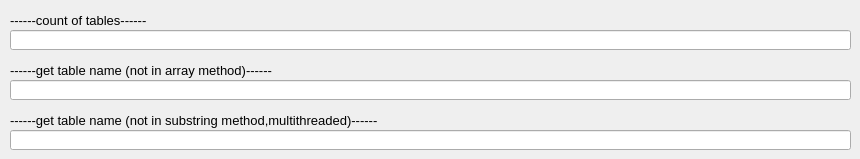
        <widget class="QWidget" name="tab_4">
         <attribute name="title">
          <string>tables</string>
         </attribute>
         <widget class="QLabel" name="label_10">
          <property name="geometry">
           <rect>
            <x>10</x>
            <y>60</y>
            <width>281</width>
            <height>20</height>
           </rect>
          </property>
          <property name="font">
           <font>
            <pointsize>10</pointsize>
           </font>
          </property>
          <property name="text">
           <string>------get table name (not in array method)------</string>
          </property>
         </widget>
         <widget class="QLineEdit" name="q_ms_get_tbl_name">
          <property name="geometry">
           <rect>
            <x>10</x>
            <y>80</y>
            <width>841</width>
            <height>20</height>
           </rect>
          </property>
          <property name="font">
           <font>
            <pointsize>9</pointsize>
           </font>
          </property>
          <property name="text">
           <string/>
          </property>
         </widget>
         <widget class="QLabel" name="label_11">
          <property name="geometry">
           <rect>
            <x>10</x>
            <y>110</y>
            <width>391</width>
            <height>20</height>
           </rect>
          </property>
          <property name="font">
           <font>
            <pointsize>10</pointsize>
           </font>
          </property>
          <property name="text">
           <string>------get table name (not in substring method,multithreaded)------</string>
          </property>
         </widget>
         <widget class="QLineEdit" name="q_ms_get_tbl_name2">
          <property name="geometry">
           <rect>
            <x>10</x>
            <y>130</y>
            <width>841</width>
            <height>20</height>
           </rect>
          </property>
          <property name="font">
           <font>
            <pointsize>9</pointsize>
           </font>
          </property>
          <property name="text">
           <string/>
          </property>
         </widget>
         <widget class="QLineEdit" name="q_ms_tbls_count">
          <property name="geometry">
           <rect>
            <x>10</x>
            <y>30</y>
            <width>841</width>
            <height>20</height>
           </rect>
          </property>
          <property name="font">
           <font>
            <pointsize>9</pointsize>
           </font>
          </property>
          <property name="text">
           <string/>
          </property>
         </widget>
         <widget class="QLabel" name="label_9">
          <property name="geometry">
           <rect>
            <x>10</x>
            <y>10</y>
            <width>171</width>
            <height>20</height>
           </rect>
          </property>
          <property name="font">
           <font>
            <pointsize>10</pointsize>
           </font>
          </property>
          <property name="text">
           <string>------count of tables------</string>
          </property>
         </widget>
        </widget>
